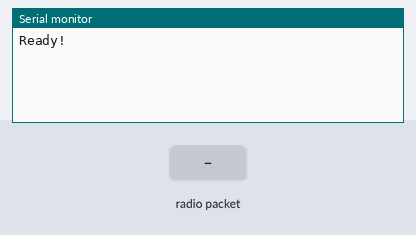
This program was run on a simulated Arduino Mega 2560, built with avr-gcc and run on an emulated ATmega2560. On the bench: the last lines printed to the serial monitor. Inputs (shaded band) come from the test bench. Storage starts empty.

Above: at 1.2 s.
1.3 s: radio packet "detach" arrives
At 2.4 s:
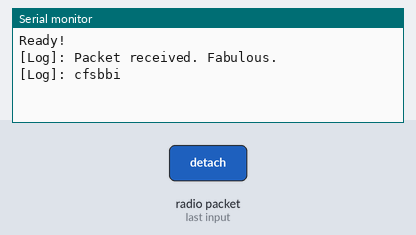
2.8 s: radio packet "[S->M]" arrives
At 3.5 s:
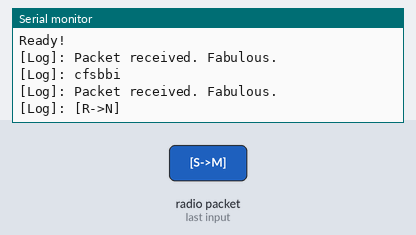
4.3 s: radio packet "[M->S]" arrives
At 4.7 s:
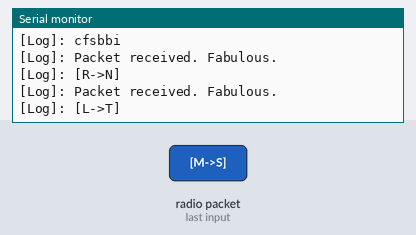
5.8 s: radio packet "1" arrives
At 7.0 s:
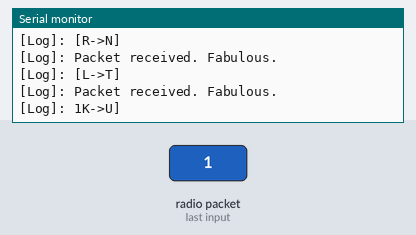
7.3 s: radio packet "5" arrives
At 8.1 s:
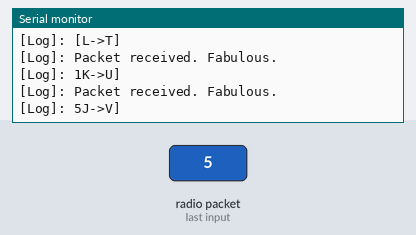
8.8 s: radio packet "90" arrives
At 9.3 s:
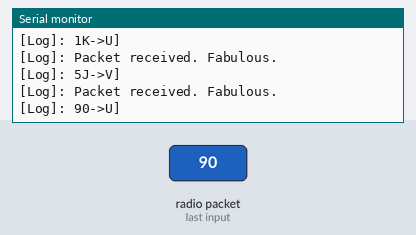

Measured:
- after the input at 1.3 s, the serial monitor: prints a new line at once (image 1)
- after the input at 2.8 s, the serial monitor: prints a new line after 0.05 s (image 2)
- after the input at 4.3 s, the serial monitor: prints a new line after 0.05 s (image 3)
- after the input at 5.8 s, the serial monitor: prints a new line after 0.05 s (image 4)
- after the input at 7.3 s, the serial monitor: prints a new line after 0.05 s (image 5)
- after the input at 8.8 s, the serial monitor: prints a new line after 0.05 s (image 6)

The program:

main.cpp
```cpp
#include <Arduino.h>

#include "receiver.h"

#define SD_CHIP_SELECT 5
#define FREQUENCY 433.2F

Receiver rv(FREQUENCY);

void setup() {
  Serial.begin(9600);
  while (!Serial);

  if (!SD.begin(SD_CHIP_SELECT) && rv.init()) {
    Serial.println("Initialisation failed. Please check wirings and/or addresses.");
    return;
  }
  Serial.println("Ready!");
}

void loop() {
  if (rv.receive()) {
    rv.log("Packet received. Fabulous.");
    rv.save(rv.message);
    rv.log(rv.message);
  }

  while (Serial.available() != 0) {
    if (Serial.readString() == "detach") {
      char order[] = "Asterius:DETACH [G->M]";
      rv.send(order);
    }
  }
}
```

receiver.h
```cpp
#ifndef __RECEIVER__
#define __RECEIVER__

#include <SD.h>
#include <RH_RF95.h>

class Receiver {
  private:
    uint32_t lastM_PID;
    uint32_t lastS_PID;

    File df;
    float freq;

    // Fills in blank packets in a range of IDs
    void fill(uint32_t, uint32_t, char);

    // Process (Encrypt/Decrypt) the incoming data
    // Return a pointer to the processed string
    char* process(uint8_t, char*, uint8_t);

  public:
    Receiver(float);
    ~Receiver();

    char* message;

    // Initialise and configure the receiver (using the RH_RF95 module)
    // Return true if initialisation was successful
    bool init();

    // Check if we were able to receive a packet
    // Return true if a packet was received
    bool receive();

    // Saves the specified message to the micro-SD card
    void save(char*);

    // Log a message to the serial monitor
    void log(const char*);

    // Send a message to the Master CanSat
    void send(char*);
};

#endif
```

receiver.cpp
```cpp
#include "receiver.h"

#define RFM_CHIP_SELECT 6
#define RFM_INTERRUPT 3
#define RFM_RESET 2

RH_RF95 tm(RFM_CHIP_SELECT, RFM_INTERRUPT);

// ----- Helper Functions ----- //
uint32_t getLatestPID(char* message, char unit) {
  size_t u_index = strlen(message)-2;
  if (((unit != 'M') && (unit != 'S')) || (message[u_index] != unit)) {
    return 0; //? really?
  }

  char temp[10];
  for (uint16_t i=9; i<strlen(message); i++) { //* ID starts from 9th character in array
    if (message[i] == ' ') {
      break;
    }

    temp[i-9] = message[i];
  }
  return (uint32_t) atoi(temp);
}
// ---------------------------- //

// ------ Initialisation ------ //
Receiver::Receiver(float frequency) {
  freq = frequency;
}

Receiver::~Receiver() {
  df.close();
}

bool Receiver::init() {
  if (!tm.init()) {
    return false;
  }

  tm.setFrequency(freq);
  tm.setModeRx();

  return true;
}
// ---------------------------- //


// -------- Processing -------- //
char* Receiver::process(uint8_t mode, char* data, uint8_t offset) {
  //! don't try this shit at home, I am seriously insane
  //* modes: 1 - encrypt / 2 - decrypt
  uint8_t mod = (mode == 1) ? 0 : 1;
  uint8_t c = 1;

  for (uint8_t i=0; i < strlen(data); i++) {
    if (isspace(data[i]) || ((data[i] < 65 || data[i] > 90) && (data[i] < 97 || data[i] > 122))) {
      continue; //* too much; didn't understand: only process letters
    }

    uint8_t s = offset;
    if (c % 2 == mod) {
      s = (26-offset);
    }

    uint8_t value = 97; //* for lowercase letters
    if (isupper(data[i])) {
      value = 65;
    }

    //? I really hope no one asks me to explain this, cause it's... yes
    data[i] = (char)((int)(data[i] + s - value) % 26 + value);
    c++;
  }

  return data;
}

bool Receiver::receive() {
  uint8_t data[250];
  uint8_t len = sizeof(data);

  if(!tm.recv(data, &len)) {
    return false;
  }

  char* packet = process(2, (char*) data, 1);
  if (strstr(packet, "[S->M]") != NULL || strstr(packet, "[M->S]") != NULL) {
    return false; //* this IS ours, but we can safely ignore it
  }

  uint32_t M_latest = getLatestPID(packet, 'M');
  if ((M_latest != 0) && (M_latest - lastM_PID > 1)) {
    this->fill(lastM_PID, M_latest, 'M');
  }

  uint32_t S_latest = getLatestPID(packet, 'S');
  if ((S_latest != 0) && (S_latest - lastS_PID > 1)) {
    this->fill(lastS_PID, S_latest, 'S');
  }

  lastM_PID = M_latest;
  lastS_PID = S_latest;
  message = packet;

  return true;
}

void Receiver::save(char* message) {
  df = SD.open("ASTERIUS.TXT", FILE_WRITE);
  if (df) {
    df.println(message);
    df.flush();
  }
  df.close();
}

void Receiver::fill(uint32_t start, uint32_t end, char unit) {
  char pseudo[250];
  for (uint32_t i=1; i<=(end-start); i++) {
    snprintf(pseudo, 250*sizeof(char), "Asterius:%li --- | --- --- --- --- --- [%c]", start+i, unit);
    this->save(pseudo);
  }
}
// ---------------------------- //


// ----------- Misc ----------- //
void Receiver::send(char* message) {
  tm.setModeTx();
  tm.setTxPower(20); //* make sure it reaches

  char* resp = process(1, message, 1);
  tm.send((uint8_t*) resp, strlen(resp));
  tm.waitPacketSent();

  tm.setModeRx();
}

void Receiver::log(const char* message) {
  Serial.print("[Log]: ");
  Serial.println(message);
  Serial.flush();
}
// ---------------------------- //
```
